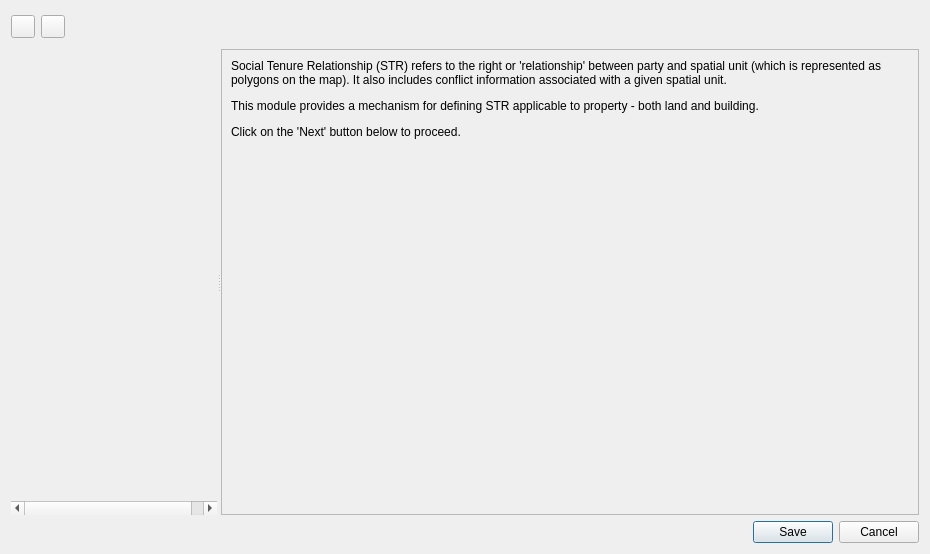
<?xml version="1.0" encoding="UTF-8"?>
<ui version="4.0">
 <class>STREditor</class>
 <widget class="QDialog" name="STREditor">
  <property name="geometry">
   <rect>
    <x>0</x>
    <y>0</y>
    <width>930</width>
    <height>554</height>
   </rect>
  </property>
  <property name="windowTitle">
   <string>Create Social Tenure Relationship</string>
  </property>
  <layout class="QVBoxLayout" name="verticalLayout_9">
   <item>
    <layout class="QVBoxLayout" name="verticalLayout">
     <item>
      <layout class="QVBoxLayout" name="str_notification"/>
     </item>
     <item>
      <layout class="QHBoxLayout" name="horizontalLayout">
       <item>
        <widget class="QToolButton" name="add_str_btn">
         <property name="toolTip">
          <string>Add Social Tenure Relationship</string>
         </property>
         <property name="text">
          <string/>
         </property>
         <property name="icon">
          <iconset resource="../../resources.qrc">
           <normaloff>:/plugins/stdm/images/icons/add.png</normaloff>:/plugins/stdm/images/icons/add.png</iconset>
         </property>
        </widget>
       </item>
       <item>
        <widget class="QToolButton" name="remove_str_btn">
         <property name="toolTip">
          <string>Remove Social Tenure Relationship</string>
         </property>
         <property name="text">
          <string/>
         </property>
         <property name="icon">
          <iconset resource="../../resources.qrc">
           <normaloff>:/plugins/stdm/images/icons/remove.png</normaloff>:/plugins/stdm/images/icons/remove.png</iconset>
         </property>
        </widget>
       </item>
       <item>
        <spacer name="horizontalSpacer">
         <property name="orientation">
          <enum>Qt::Horizontal</enum>
         </property>
         <property name="sizeType">
          <enum>QSizePolicy::Fixed</enum>
         </property>
         <property name="sizeHint" stdset="0">
          <size>
           <width>100</width>
           <height>20</height>
          </size>
         </property>
        </spacer>
       </item>
       <item>
        <widget class="QStackedWidget" name="top_description">
         <property name="sizePolicy">
          <sizepolicy hsizetype="Expanding" vsizetype="Fixed">
           <horstretch>0</horstretch>
           <verstretch>0</verstretch>
          </sizepolicy>
         </property>
         <property name="currentIndex">
          <number>0</number>
         </property>
         <widget class="QWidget" name="page"/>
         <widget class="QWidget" name="page_2">
          <layout class="QVBoxLayout" name="verticalLayout_10">
           <item>
            <widget class="QLabel" name="label_2">
             <property name="text">
              <string>Select the party by searching through the existing record.</string>
             </property>
            </widget>
           </item>
          </layout>
         </widget>
         <widget class="QWidget" name="page_3">
          <layout class="QVBoxLayout" name="verticalLayout_11">
           <item>
            <widget class="QLabel" name="label_3">
             <property name="text">
              <string>Select the spatial unit that could be parcel, land or building, structure and so on.</string>
             </property>
            </widget>
           </item>
          </layout>
         </widget>
         <widget class="QWidget" name="page_4">
          <layout class="QVBoxLayout" name="verticalLayout_13">
           <item>
            <widget class="QLabel" name="label_5">
             <property name="text">
              <string>Select the type of relationship that the specified party has with the selected spatial unit.</string>
             </property>
            </widget>
           </item>
          </layout>
         </widget>
         <widget class="QWidget" name="page_5">
          <layout class="QVBoxLayout" name="verticalLayout_14">
           <item>
            <widget class="QLabel" name="label">
             <property name="sizePolicy">
              <sizepolicy hsizetype="Preferred" vsizetype="Expanding">
               <horstretch>0</horstretch>
               <verstretch>0</verstretch>
              </sizepolicy>
             </property>
             <property name="text">
              <string>Upload one or more supprting documents under each document types (Optional).</string>
             </property>
            </widget>
           </item>
          </layout>
         </widget>
        </widget>
       </item>
      </layout>
     </item>
     <item>
      <widget class="QSplitter" name="splitter">
       <property name="sizePolicy">
        <sizepolicy hsizetype="Expanding" vsizetype="Expanding">
         <horstretch>0</horstretch>
         <verstretch>0</verstretch>
        </sizepolicy>
       </property>
       <property name="orientation">
        <enum>Qt::Horizontal</enum>
       </property>
       <widget class="QScrollArea" name="scrollArea">
        <property name="sizePolicy">
         <sizepolicy hsizetype="MinimumExpanding" vsizetype="Expanding">
          <horstretch>0</horstretch>
          <verstretch>0</verstretch>
         </sizepolicy>
        </property>
        <property name="minimumSize">
         <size>
          <width>50</width>
          <height>100</height>
         </size>
        </property>
        <property name="frameShape">
         <enum>QFrame::NoFrame</enum>
        </property>
        <property name="frameShadow">
         <enum>QFrame::Sunken</enum>
        </property>
        <property name="lineWidth">
         <number>1</number>
        </property>
        <property name="widgetResizable">
         <bool>true</bool>
        </property>
        <widget class="QWidget" name="tree_view_container">
         <property name="geometry">
          <rect>
           <x>0</x>
           <y>0</y>
           <width>328</width>
           <height>439</height>
          </rect>
         </property>
         <property name="sizePolicy">
          <sizepolicy hsizetype="Expanding" vsizetype="Expanding">
           <horstretch>0</horstretch>
           <verstretch>0</verstretch>
          </sizepolicy>
         </property>
         <property name="minimumSize">
          <size>
           <width>220</width>
           <height>100</height>
          </size>
         </property>
        </widget>
       </widget>
       <widget class="QStackedWidget" name="component_container">
        <property name="sizePolicy">
         <sizepolicy hsizetype="Expanding" vsizetype="Expanding">
          <horstretch>0</horstretch>
          <verstretch>0</verstretch>
         </sizepolicy>
        </property>
        <property name="frameShape">
         <enum>QFrame::StyledPanel</enum>
        </property>
        <property name="midLineWidth">
         <number>0</number>
        </property>
        <property name="currentIndex">
         <number>0</number>
        </property>
        <widget class="QWidget" name="componentPage1" native="true">
         <layout class="QVBoxLayout" name="verticalLayout_2">
          <item>
           <widget class="QLabel" name="str_introduction">
            <property name="text">
             <string>&lt;html&gt;&lt;head/&gt;&lt;body&gt;&lt;p&gt;Social Tenure Relationship (STR) refers to the right or 'relationship' between party and spatial unit (which is represented as polygons on the map). It also includes conflict information associated with a given spatial unit.&lt;/p&gt;&lt;p&gt;This module provides a mechanism for defining STR applicable to property - both land and building.&lt;/p&gt;&lt;p&gt;Click on the 'Next' button below to proceed.&lt;/p&gt;&lt;/body&gt;&lt;/html&gt;</string>
            </property>
            <property name="wordWrap">
             <bool>true</bool>
            </property>
           </widget>
          </item>
          <item>
           <spacer name="verticalSpacer">
            <property name="orientation">
             <enum>Qt::Vertical</enum>
            </property>
            <property name="sizeHint" stdset="0">
             <size>
              <width>20</width>
              <height>40</height>
             </size>
            </property>
           </spacer>
          </item>
         </layout>
        </widget>
        <widget class="QWidget" name="componentPage2"/>
        <widget class="QWidget" name="componentPage3">
         <layout class="QVBoxLayout" name="verticalLayout_3">
          <item>
           <widget class="QTabWidget" name="tabWidget">
            <property name="currentIndex">
             <number>0</number>
            </property>
            <widget class="QWidget" name="spatial_unit_tab">
             <attribute name="title">
              <string>Add Spatial Unit</string>
             </attribute>
             <layout class="QVBoxLayout" name="verticalLayout_4">
              <item>
               <widget class="QWidget" name="spatial_unit_box" native="true"/>
              </item>
             </layout>
            </widget>
            <widget class="QWidget" name="mirror_map_tab">
             <attribute name="title">
              <string>Preview Spatial Unit</string>
             </attribute>
             <layout class="QVBoxLayout" name="verticalLayout_5">
              <item>
               <widget class="SpatialPreview" name="mirror_map">
                <property name="currentIndex">
                 <number>-1</number>
                </property>
               </widget>
              </item>
             </layout>
            </widget>
           </widget>
          </item>
         </layout>
        </widget>
        <widget class="QWidget" name="componentPage4">
         <layout class="QVBoxLayout" name="verticalLayout_8">
          <item>
           <widget class="QScrollArea" name="scrollArea_3">
            <property name="frameShape">
             <enum>QFrame::NoFrame</enum>
            </property>
            <property name="frameShadow">
             <enum>QFrame::Plain</enum>
            </property>
            <property name="widgetResizable">
             <bool>true</bool>
            </property>
            <widget class="QWidget" name="str_type_widget">
             <property name="enabled">
              <bool>true</bool>
             </property>
             <property name="geometry">
              <rect>
               <x>0</x>
               <y>0</y>
               <width>631</width>
               <height>427</height>
              </rect>
             </property>
             <layout class="QVBoxLayout" name="verticalLayout_12">
              <property name="spacing">
               <number>0</number>
              </property>
              <property name="margin">
               <number>0</number>
              </property>
              <item>
               <layout class="QVBoxLayout" name="str_type_box">
                <property name="spacing">
                 <number>0</number>
                </property>
               </layout>
              </item>
             </layout>
            </widget>
           </widget>
          </item>
         </layout>
        </widget>
        <widget class="QWidget" name="componentPage5">
         <layout class="QVBoxLayout" name="verticalLayout_7">
          <item>
           <layout class="QGridLayout" name="gridLayout_6">
            <item row="0" column="1">
             <widget class="QComboBox" name="doc_type_cbo">
              <property name="minimumSize">
               <size>
                <width>0</width>
                <height>30</height>
               </size>
              </property>
              <property name="maximumSize">
               <size>
                <width>16777215</width>
                <height>32</height>
               </size>
              </property>
             </widget>
            </item>
            <item row="0" column="2">
             <widget class="QPushButton" name="add_documents_btn">
              <property name="minimumSize">
               <size>
                <width>0</width>
                <height>30</height>
               </size>
              </property>
              <property name="maximumSize">
               <size>
                <width>200</width>
                <height>32</height>
               </size>
              </property>
              <property name="text">
               <string>Add Supporting Document</string>
              </property>
              <property name="icon">
               <iconset resource="../../resources.qrc">
                <normaloff>:/plugins/stdm/images/icons/document.png</normaloff>:/plugins/stdm/images/icons/document.png</iconset>
              </property>
             </widget>
            </item>
            <item row="0" column="0">
             <widget class="QLabel" name="label_4">
              <property name="maximumSize">
               <size>
                <width>100</width>
                <height>32</height>
               </size>
              </property>
              <property name="text">
               <string>Document Type</string>
              </property>
             </widget>
            </item>
           </layout>
          </item>
          <item>
           <widget class="QFrame" name="frame_3">
            <property name="sizePolicy">
             <sizepolicy hsizetype="Expanding" vsizetype="Expanding">
              <horstretch>0</horstretch>
              <verstretch>0</verstretch>
             </sizepolicy>
            </property>
            <property name="autoFillBackground">
             <bool>false</bool>
            </property>
            <layout class="QVBoxLayout" name="verticalLayout_6">
             <property name="spacing">
              <number>0</number>
             </property>
             <property name="sizeConstraint">
              <enum>QLayout::SetDefaultConstraint</enum>
             </property>
             <property name="leftMargin">
              <number>0</number>
             </property>
             <property name="topMargin">
              <number>8</number>
             </property>
             <property name="rightMargin">
              <number>0</number>
             </property>
             <property name="bottomMargin">
              <number>0</number>
             </property>
             <item>
              <layout class="QVBoxLayout" name="supporting_doc_box">
               <property name="spacing">
                <number>0</number>
               </property>
              </layout>
             </item>
            </layout>
           </widget>
          </item>
         </layout>
        </widget>
       </widget>
      </widget>
     </item>
     <item>
      <widget class="QDialogButtonBox" name="buttonBox">
       <property name="orientation">
        <enum>Qt::Horizontal</enum>
       </property>
       <property name="standardButtons">
        <set>QDialogButtonBox::Cancel|QDialogButtonBox::Save</set>
       </property>
      </widget>
     </item>
    </layout>
   </item>
  </layout>
 </widget>
 <customwidgets>
  <customwidget>
   <class>SpatialPreview</class>
   <extends>QTabWidget</extends>
   <header location="global">stdm.ui.property_preview</header>
   <container>1</container>
  </customwidget>
 </customwidgets>
 <resources>
  <include location="../../resources.qrc"/>
 </resources>
 <connections>
  <connection>
   <sender>buttonBox</sender>
   <signal>accepted()</signal>
   <receiver>STREditor</receiver>
   <slot>accept()</slot>
   <hints>
    <hint type="sourcelabel">
     <x>248</x>
     <y>254</y>
    </hint>
    <hint type="destinationlabel">
     <x>157</x>
     <y>274</y>
    </hint>
   </hints>
  </connection>
  <connection>
   <sender>buttonBox</sender>
   <signal>rejected()</signal>
   <receiver>STREditor</receiver>
   <slot>reject()</slot>
   <hints>
    <hint type="sourcelabel">
     <x>316</x>
     <y>260</y>
    </hint>
    <hint type="destinationlabel">
     <x>286</x>
     <y>274</y>
    </hint>
   </hints>
  </connection>
 </connections>
</ui>
